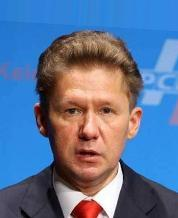
//> input picture PCA/images/000032.jpg, 178 x 218 px
$ ./PCA2   (built with g++ and OpenCV 4)
//> lines starting //> are read from the running program, lines starting //| are printed output that depends on the picture
#include <iostream>
#include <fstream>
#include <sstream>
#include <opencv2/core/core.hpp>
#include "opencv2/imgcodecs.hpp"
#include <opencv2/highgui/highgui.hpp>
#include <opencv2/opencv.hpp>
#include <dirent.h>
using namespace cv;
using namespace std;
// Functions
static void read_imgList(const string& filename, vector<Mat>& images) {
    std::ifstream file(filename.c_str(), ifstream::in);
    if (!file) {
        string error_message = "No valid input file was given, please check the given filename.";
        CV_Error(Error::StsBadArg, error_message);
    }
    string line;
    while (getline(file, line)) {
        images.push_back(imread(line, 0));
    }
}
void readFileNames(string dirName, vector<string> &imageFnames)
{
//> called with dirName = "../PCA/images/"
  DIR *dir;
  struct dirent *ent;
  int count = 0;

  //image extensions
  string imgExt = "jpg";
  vector<string> files;
  int c = 0;
  if ((dir = opendir (dirName.c_str())) != NULL)
  {
    /* print all the files and directories within directory */
    while ((ent = readdir (dir)) != NULL && c< 25)
    {
      if(strcmp(ent->d_name,".") == 0 || strcmp(ent->d_name,"..") == 0 )
      {
        continue;
      }
      string temp_name = ent->d_name;
      files.push_back(temp_name);
      c++;

    }
    std::sort(files.begin(),files.end());
    for(int it=0;it<files.size();it++)
    {
      string path = dirName;
      string fname=files[it];


      if (fname.find(imgExt, (fname.length() - imgExt.length())) != std::string::npos)
      {
        path.append(fname);
        imageFnames.push_back(path);
      }
    }
    closedir (dir);
  }

}
static  Mat formatImagesForPCA(const vector<Mat> &data)
{
    Mat dst(static_cast<int>(data.size()), data[0].rows*data[0].cols, CV_32F);
    for(unsigned int i = 0; i < data.size(); i++)
    {
        Mat image_row = data[i].clone().reshape(1,1);
        Mat row_i = dst.row(i);
        image_row.convertTo(row_i,CV_32F);
    }
    return dst;
}
static Mat toGrayscale(InputArray _src) {
    Mat src = _src.getMat();
    // only allow one channel
    if(src.channels() != 1) {
        CV_Error(Error::StsBadArg, "Only Matrices with one channel are supported");
    }
    // create and return normalized image
    Mat dst;
    cv::normalize(_src, dst, 0, 255, NORM_MINMAX, CV_8UC1);
    return dst;
}
struct params
{
    Mat data;
    int ch;
    int rows;
    PCA pca;
    string winName;
};
static void onTrackbar(int pos, void* ptr)
{
    cout << "Retained Variance = " << pos << "%   ";
    cout << "re-calculating PCA..." << std::flush;
    double var = pos / 100.0;
    struct params *p = (struct params *)ptr;
    p->pca = PCA(p->data, cv::Mat(), PCA::DATA_AS_ROW, var);

    Mat point = p->pca.project(p->data.row(0));
    Mat reconstruction = p->pca.backProject(point);
    reconstruction = reconstruction.reshape(p->ch, p->rows);
    reconstruction = toGrayscale(reconstruction);
    //cout << p->pca.eigenvectors<< endl;
    //imshow("Eigen vector",p->pca.eigenvectors);
    imshow(p->winName, reconstruction);
    cout << "done!   # of principal components: " << p->pca.eigenvectors.rows << endl;
}
// Main
int main(int argc, char** argv)
{
    // [23 lines of commented-out code are left out]
    string dirName = "../PCA/images";
    // Add slash to directory name if missing
    if (!dirName.empty() && dirName.back() != '/')
        dirName += '/';
    // Read images in the directory
    vector<string> imageNames;
    readFileNames(dirName, imageNames);

    // Exit program if no images are found or if the number of image files does not match with the number of point files
    if(imageNames.empty())exit(EXIT_FAILURE);

    vector <Mat> images;
    for(size_t i = 0; i < imageNames.size(); i++)
    {
        Mat img = imread(imageNames[i],0);
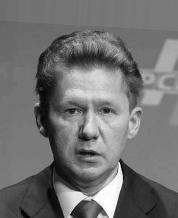
//> img: 218 rows x 178 cols, CV_8UC1; min 0, max 255, mean 113.3
        if(!img.data)
        {
          cout << "image " << imageNames[i] << " not read properly" << endl;
        }
        else
        {
            img.convertTo(img, CV_32FC1, 1/255.0);
//> img: 218 rows x 178 cols, CV_32FC1
            resize(img, img, Size(200,200),0,0, INTER_CUBIC);
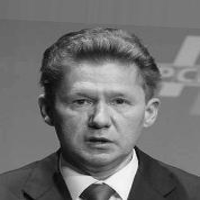
//> img: 200 rows x 200 cols, CV_32FC1; min -0.0294, max 1.04, mean 0.444; drawn with min black and max white
            images.push_back(img);
        }
    }
//> pass 2 of the loop `for(size_t i = 0; i < imageNames.size(); i++)`:
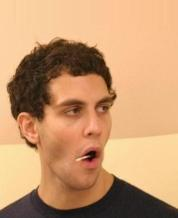
//> input picture PCA/images/000061.jpg, 178 x 218 px
//> `Mat img = imread(imageNames[i],0);`:
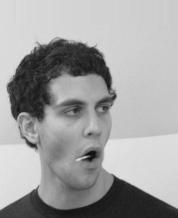
//> img: 218 rows x 178 cols, CV_8UC1; min 10, max 234, mean 161.5
//> `resize(img, img, Size(200,200),0,0, INTER_CUBIC);`:
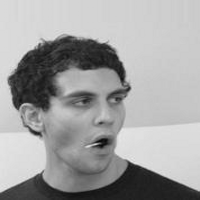
//> img: 200 rows x 200 cols, CV_32FC1; min 0.0239, max 0.916, mean 0.634
    if(images.size() <= 1) {
        string error_message = "This demo needs at least 2 images to work. Please add more images to your data set!";
        CV_Error(Error::StsError, error_message);
    }
    // Reshape and stack images into a rowMatrix
    Mat average= Mat::zeros(200,200, CV_32FC1);
    for(size_t i=0; i<images.size();i++){
        average = average+images[i];
    }
//> this loop made 2 passes
//> pass 2, `average = average+images[i];`:
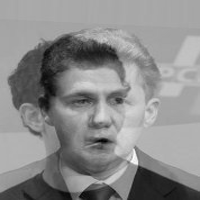
//> average: 200 rows x 200 cols, CV_32FC1; min 0.0758, max 1.91, mean 1.08; drawn with min black and max white
    average = average/(images.size());
    for(size_t i=0; i< images.size();i++)
    {
        images[i] = images[i]-average;
        //images[i] = images[i].reshape(1, 1);
        //imshow("reshape", images[0]);
    }
    Mat data = formatImagesForPCA(images);
//> the loop in formatImagesForPCA, `for(unsigned int i = 0; i < data.size(); i++)` made 2 passes
    // perform PCA
    PCA pca(data, cv::Mat(), PCA::DATA_AS_ROW, 0.95); // trackbar is initially set here, also this is a common value for retainedVariance
    // Demonstration of the effect of retainedVariance on the first image
    Mat point = pca.project(data.row(0)); // project into the eigenspace, thus the image becomes a "point"
//> point = [-33.74, 0]
    Mat reconstruction = pca.backProject(point); // re-create the image from the "point"
    reconstruction = reconstruction.reshape(images[0].channels(), images[0].rows); // reshape from a row vector into image shape
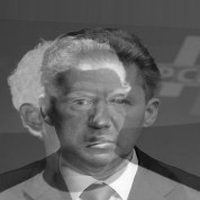
//> reconstruction: 200 rows x 200 cols, CV_32FC1; min -0.446, max 0.459, mean -0.0945; drawn with min black and max white
    reconstruction = toGrayscale(reconstruction); // re-scale for displaying purposes
    // init highgui window
    string winName = "Reconstruction | press 'q' to quit";
    namedWindow(winName, WINDOW_NORMAL);
    // params struct to pass to the trackbar handler
    params p;
    p.data = data;
    p.ch = images[0].channels();
//> p.ch = 1
    p.rows = images[0].rows;
    p.pca = pca;
    p.winName = winName;
    // create the tracbar
    int pos = 95;
    createTrackbar("Retained Variance (%)", winName, &pos, 100, onTrackbar, (void*)&p);
    // display until user presses q
    imshow(winName, reconstruction);
    int key = 0;
    while(key != 'q')
        key = waitKey();
//> in onTrackbar, `Mat point = p->pca.project(p->data.row(0));`: point = [-33.74, 0]
//| done!   # of principal components: 2
//> the 'q' key is pressed
   return 0;
}
